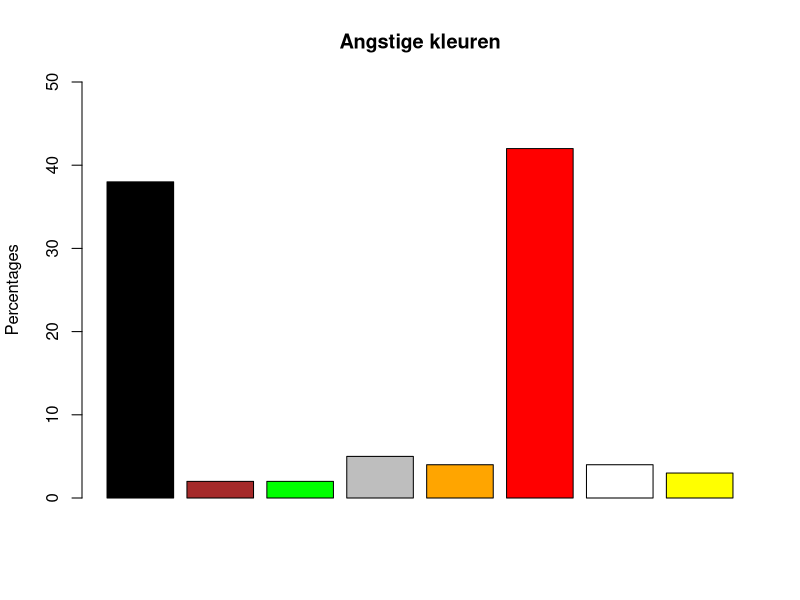

Reproduce this figure in R.
# Variabelen
kleuren <- c("Zwart", "Bruin", "Groen", "Grijs", "Oranje", "Rood", "Wit", "Geel")
kleuren_2 <- c("black", "brown", "green", "gray", "orange", "red", "white", "yellow")
percentages <- c(38, 2, 2, 5, 4, 42, 4, 3)

# Plot
barplot(percentages, main = "Angstige kleuren", col = kleuren_2, ylab = "Percentages", ylim = c(0,50))
